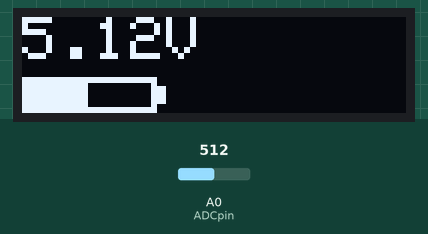
Bench run of a sketch on a simulated ESP8266 (NodeMCU). Parts: 128×32 one-colour display. Inputs (shaded band) come from the test bench; at power-on: A0 (ADCpin) = 512.

Above: at 2.8 s.
2.9 s: A0 (ADCpin) set to 716
At 5.2 s:
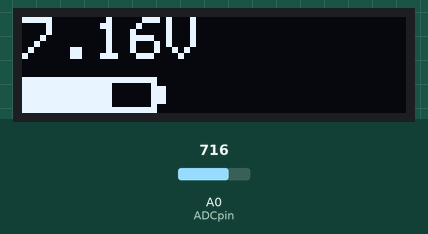
5.6 s: A0 (ADCpin) set to 900
At 7.3 s:
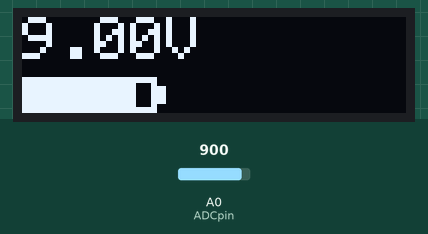
8.3 s: A0 (ADCpin) set to 1023
At 11.3 s:
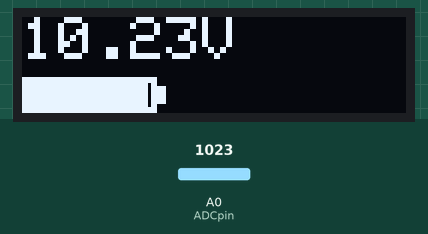
Timing chart, 0 to 12.8 s (numbered marks = the images above; inputs shaded):
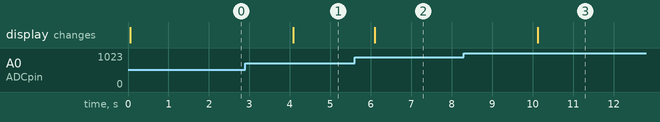

Measured:
- after the input at 2.9 s, the display: changes after 1.2 s (image 1)
- after the input at 5.6 s, the display: changes after 0.49 s (image 2)
- after the input at 8.3 s, the display: changes after 1.8 s (image 3)

The sketch:

Listing18-1.ino
```cpp
/*******************************************************************************
 * Sketch name: Battery voltage measurement
 * Description: Display voltage and battery figure on OLED screen
 * Created on:  October 2020
 * Author:      Neil Cameron
 * Book:        Electronics Projects with the ESP8266 and ESP32
 * Chapter :    18 - Measuring electricity
 ******************************************************************************/

#include <Adafruit_SSD1306.h>        // Adafruit SSD1306 library
int width = 128;            // OLED screen size
int height = 32;            // associate oled with SSD1306
Adafruit_SSD1306 oled(width, height, &Wire, -1);
int ADCpin = A0;            // define analog input pin
float maxVolt = 10.24;          // maximum battery voltage
float voltage;
int battery;

void setup()
{
  oled.begin(SSD1306_SWITCHCAPVCC, 0x3C);   // OLED display and I2C address
  oled.clearDisplay();          // clear OLED display
  oled.setTextColor(WHITE);       // set font color
  oled.setTextSize(2);          // set font size (1, 2, 3 or 4)
  oled.display();           // start display instructions
}

void loop()
{
  voltage = analogRead(ADCpin)*maxVolt/1024.0;  // calculate battery voltage
  oled.clearDisplay();
  oled.setCursor(0,0);          // position cursor at (0, 0)
  oled.print(voltage);
  oled.print("V");          // display battery voltage
  oled.fillRect(0, 20, 45, 12, WHITE);    // battery frame 2 pixels width
  battery = 41*voltage/maxVolt;     // full battery section
  battery = constrain(battery, 0, 41);
  oled.fillRect(2+battery, 22, 41-battery, 8, BLACK); // empty battery section
  oled.fillRect(45, 23, 3, 6, WHITE);   // battery top
  oled.display();
  delay(2000);            // delay 2s between readings
}
```
